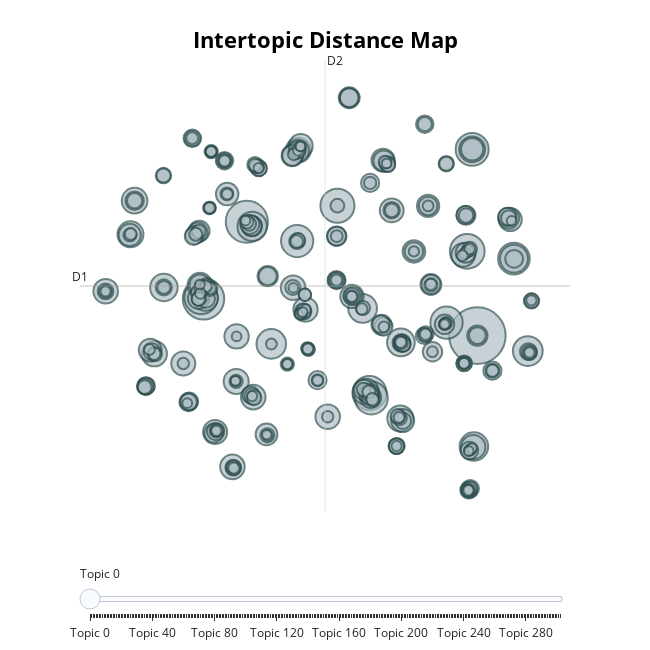

The notebook cell saved with this chart:
### Markdown cell above
This graph shows the 2D representation of the clusters, where the y-axis is the first dimensionality and the x-axis the second dimensionality.

Use the slider to select a topic, which will then light up. Hovering over a topic will give the topic size and its label. If you hold and drag with your mouse pointer you can zoom into the map to analyze the cluster structure.

### Code cell
topic_model.visualize_topics(custom_labels=True)

### Figure 1 — Plotly figure (JSON) as saved in the notebook; plotly's stock layout.template omitted (floating-point values rounded to 4 significant figures; data arrays with more than 128 entries replaced by an {"elided": "..."} marker saying what was removed)
{"data": [{"customdata": {"elided": "303x3 mixed values"}, "hovertemplate": "<b>Topic %{customdata[0]}</b><br>%{customdata[1]}<br>Size: %{customdata[2]}", "legendgroup": "", "marker": {"color": "#B0BEC5", "line": {"color": "DarkSlateGrey", "width": 2}, "size": {"elided": "303 int values"}, "sizemode": "area", "sizeref": 0.1694, "symbol": "circle"}, "mode": "markers", "name": "", "orientation": "v", "showlegend": false, "type": "scatter", "x": {"elided": "303 float values"}, "xaxis": "x", "y": {"elided": "303 float values"}, "yaxis": "y"}], "layout": {"annotations": [{"showarrow": false, "text": "D1", "x": -13.78, "y": 4.989, "yshift": 10}, {"showarrow": false, "text": "D2", "x": 3.506, "xshift": 10, "y": 22.81}], "height": 650, "hoverlabel": {"bgcolor": "white", "font": {"family": "Rockwell", "size": 16}}, "legend": {"itemsizing": "constant", "tracegroupgap": 0}, "margin": {"t": 60}, "shapes": [{"line": {"color": "#CFD8DC", "width": 2}, "type": "line", "x0": 3.506, "x1": 3.506, "y0": -12.83, "y1": 22.81}, {"line": {"color": "#9E9E9E", "width": 2}, "type": "line", "x0": -13.78, "x1": 20.8, "y0": 4.989, "y1": 4.989}], "sliders": [{"active": 0, "pad": {"t": 50}, "steps": [{"args": [{"marker.color": {"elided": "1x303 str values"}}], "label": "Topic 0", "method": "update"}, {"args": [{"marker.color": {"elided": "1x303 str values"}}], "label": "Topic 1", "method": "update"}, {"args": [{"marker.color": {"elided": "1x303 str values"}}], "label": "Topic 2", "method": "update"}, {"args": [{"marker.color": {"elided": "1x303 str values"}}], "label": "Topic 3", "method": "update"}, {"args": [{"marker.color": {"elided": "1x303 str values"}}], "label": "Topic 4", "method": "update"}, {"args": [{"marker.color": {"elided": "1x303 str values"}}], "label": "Topic 5", "method": "update"}, {"args": [{"marker.color": {"elided": "1x303 str values"}}], "label": "Topic 6", "method": "update"}, {"args": [{"marker.color": {"elided": "1x303 str values"}}], "label": "Topic 7", "method": "update"}, {"args": [{"marker.color": {"elided": "1x303 str values"}}], "label": "Topic 8", "method": "update"}, {"args": [{"marker.color": {"elided": "1x303 str values"}}], "label": "Topic 9", "method": "update"}, {"args": [{"marker.color": {"elided": "1x303 str values"}}], "label": "Topic 10", "method": "update"}, {"args": [{"marker.color": {"elided": "1x303 str values"}}], "label": "Topic 11", "method": "update"}, {"args": [{"marker.color": {"elided": "1x303 str values"}}], "label": "Topic 12", "method": "update"}, {"args": [{"marker.color": {"elided": "1x303 str values"}}], "label": "Topic 13", "method": "update"}, {"args": [{"marker.color": {"elided": "1x303 str values"}}], "label": "Topic 14", "method": "update"}, {"args": [{"marker.color": {"elided": "1x303 str values"}}], "label": "Topic 15", "method": "update"}, {"args": [{"marker.color": {"elided": "1x303 str values"}}], "label": "Topic 16", "method": "update"}, {"args": [{"marker.color": {"elided": "1x303 str values"}}], "label": "Topic 17", "method": "update"}, {"args": [{"marker.color": {"elided": "1x303 str values"}}], "label": "Topic 18", "method": "update"}, {"args": [{"marker.color": {"elided": "1x303 str values"}}], "label": "Topic 19", "method": "update"}, {"args": [{"marker.color": {"elided": "1x303 str values"}}], "label": "Topic 20", "method": "update"}, {"args": [{"marker.color": {"elided": "1x303 str values"}}], "label": "Topic 21", "method": "update"}, {"args": [{"marker.color": {"elided": "1x303 str values"}}], "label": "Topic 22", "method": "update"}, {"args": [{"marker.color": {"elided": "1x303 str values"}}], "label": "Topic 23", "method": "update"}, {"args": [{"marker.color": {"elided": "1x303 str values"}}], "label": "Topic 24", "method": "update"}, {"args": [{"marker.color": {"elided": "1x303 str values"}}], "label": "Topic 25", "method": "update"}, {"args": [{"marker.color": {"elided": "1x303 str values"}}], "label": "Topic 26", "method": "update"}, {"args": [{"marker.color": {"elided": "1x303 str values"}}], "label": "Topic 27", "method": "update"}, {"args": [{"marker.color": {"elided": "1x303 str values"}}], "label": "Topic 28", "method": "update"}, {"args": [{"marker.color": {"elided": "1x303 str values"}}], "label": "Topic 29", "method": "update"}, {"args": [{"marker.color": {"elided": "1x303 str values"}}], "label": "Topic 30", "method": "update"}, {"args": [{"marker.color": {"elided": "1x303 str values"}}], "label": "Topic 31", "method": "update"}, {"args": [{"marker.color": {"elided": "1x303 str values"}}], "label": "Topic 32", "method": "update"}, {"args": [{"marker.color": {"elided": "1x303 str values"}}], "label": "Topic 33", "method": "update"}, {"args": [{"marker.color": {"elided": "1x303 str values"}}], "label": "Topic 34", "method": "update"}, {"args": [{"marker.color": {"elided": "1x303 str values"}}], "label": "Topic 35", "method": "update"}, {"args": [{"marker.color": {"elided": "1x303 str values"}}], "label": "Topic 36", "method": "update"}, {"args": [{"marker.color": {"elided": "1x303 str values"}}], "label": "Topic 37", "method": "update"}, {"args": [{"marker.color": {"elided": "1x303 str values"}}], "label": "Topic 38", "method": "update"}, {"args": [{"marker.color": {"elided": "1x303 str values"}}], "label": "Topic 39", "method": "update"}, {"args": [{"marker.color": {"elided": "1x303 str values"}}], "label": "Topic 40", "method": "update"}, {"args": [{"marker.color": {"elided": "1x303 str values"}}], "label": "Topic 41", "method": "update"}, {"args": [{"marker.color": {"elided": "1x303 str values"}}], "label": "Topic 42", "method": "update"}, {"args": [{"marker.color": {"elided": "1x303 str values"}}], "label": "Topic 43", "method": "update"}, {"args": [{"marker.color": {"elided": "1x303 str values"}}], "label": "Topic 44", "method": "update"}, {"args": [{"marker.color": {"elided": "1x303 str values"}}], "label": "Topic 45", "method": "update"}, {"args": [{"marker.color": {"elided": "1x303 str values"}}], "label": "Topic 46", "method": "update"}, {"args": [{"marker.color": {"elided": "1x303 str values"}}], "label": "Topic 47", "method": "update"}, {"args": [{"marker.color": {"elided": "1x303 str values"}}], "label": "Topic 48", "method": "update"}, {"args": [{"marker.color": {"elided": "1x303 str values"}}], "label": "Topic 49", "method": "update"}, {"args": [{"marker.color": {"elided": "1x303 str values"}}], "label": "Topic 50", "method": "update"}, {"args": [{"marker.color": {"elided": "1x303 str values"}}], "label": "Topic 51", "method": "update"}, {"args": [{"marker.color": {"elided": "1x303 str values"}}], "label": "Topic 52", "method": "update"}, {"args": [{"marker.color": {"elided": "1x303 str values"}}], "label": "Topic 53", "method": "update"}, {"args": [{"marker.color": {"elided": "1x303 str values"}}], "label": "Topic 54", "method": "update"}, {"args": [{"marker.color": {"elided": "1x303 str values"}}], "label": "Topic 55", "method": "update"}, {"args": [{"marker.color": {"elided": "1x303 str values"}}], "label": "Topic 56", "method": "update"}, {"args": [{"marker.color": {"elided": "1x303 str values"}}], "label": "Topic 57", "method": "update"}, {"args": [{"marker.color": {"elided": "1x303 str values"}}], "label": "Topic 58", "method": "update"}, {"args": [{"marker.color": {"elided": "1x303 str values"}}], "label": "Topic 59", "method": "update"}, {"args": [{"marker.color": {"elided": "1x303 str values"}}], "label": "Topic 60", "method": "update"}, {"args": [{"marker.color": {"elided": "1x303 str values"}}], "label": "Topic 61", "method": "update"}, {"args": [{"marker.color": {"elided": "1x303 str values"}}], "label": "Topic 62", "method": "update"}, {"args": [{"marker.color": {"elided": "1x303 str values"}}], "label": "Topic 63", "method": "update"}, {"args": [{"marker.color": {"elided": "1x303 str values"}}], "label": "Topic 64", "method": "update"}, {"args": [{"marker.color": {"elided": "1x303 str values"}}], "label": "Topic 65", "method": "update"}, {"args": [{"marker.color": {"elided": "1x303 str values"}}], "label": "Topic 66", "method": "update"}, {"args": [{"marker.color": {"elided": "1x303 str values"}}], "label": "Topic 67", "method": "update"}, {"args": [{"marker.color": {"elided": "1x303 str values"}}], "label": "Topic 68", "method": "update"}, {"args": [{"marker.color": {"elided": "1x303 str values"}}], "label": "Topic 69", "method": "update"}, {"args": [{"marker.color": {"elided": "1x303 str values"}}], "label": "Topic 70", "method": "update"}, {"args": [{"marker.color": {"elided": "1x303 str values"}}], "label": "Topic 71", "method": "update"}, {"args": [{"marker.color": {"elided": "1x303 str values"}}], "label": "Topic 72", "method": "update"}, {"args": [{"marker.color": {"elided": "1x303 str values"}}], "label": "Topic 73", "method": "update"}, {"args": [{"marker.color": {"elided": "1x303 str values"}}], "label": "Topic 74", "method": "update"}, {"args": [{"marker.color": {"elided": "1x303 str values"}}], "label": "Topic 75", "method": "update"}, {"args": [{"marker.color": {"elided": "1x303 str values"}}], "label": "Topic 76", "method": "update"}, {"args": [{"marker.color": {"elided": "1x303 str values"}}], "label": "Topic 77", "method": "update"}, {"args": [{"marker.color": {"elided": "1x303 str values"}}], "label": "Topic 78", "method": "update"}, {"args": [{"marker.color": {"elided": "1x303 str values"}}], "label": "Topic 79", "method": "update"}, {"args": [{"marker.color": {"elided": "1x303 str values"}}], "label": "Topic 80", "method": "update"}, {"args": [{"marker.color": {"elided": "1x303 str values"}}], "label": "Topic 81", "method": "update"}, {"args": [{"marker.color": {"elided": "1x303 str values"}}], "label": "Topic 82", "method": "update"}, {"args": [{"marker.color": {"elided": "1x303 str values"}}], "label": "Topic 83", "method": "update"}, {"args": [{"marker.color": {"elided": "1x303 str values"}}], "label": "Topic 84", "method": "update"}, {"args": [{"marker.color": {"elided": "1x303 str values"}}], "label": "Topic 85", "method": "update"}, {"args": [{"marker.color": {"elided": "1x303 str values"}}], "label": "Topic 86", "method": "update"}, {"args": [{"marker.color": {"elided": "1x303 str values"}}], "label": "Topic 87", "method": "update"}, {"args": [{"marker.color": {"elided": "1x303 str values"}}], "label": "Topic 88", "method": "update"}, {"args": [{"marker.color": {"elided": "1x303 str values"}}], "label": "Topic 89", "method": "update"}, {"args": [{"marker.color": {"elided": "1x303 str values"}}], "label": "Topic 90", "method": "update"}, {"args": [{"marker.color": {"elided": "1x303 str values"}}], "label": "Topic 91", "method": "update"}, {"args": [{"marker.color": {"elided": "1x303 str values"}}], "label": "Topic 92", "method": "update"}, {"args": [{"marker.color": {"elided": "1x303 str values"}}], "label": "Topic 93", "method": "update"}, {"args": [{"marker.color": {"elided": "1x303 str values"}}], "label": "Topic 94", "method": "update"}, {"args": [{"marker.color": {"elided": "1x303 str values"}}], "label": "Topic 95", "method": "update"}, {"args": [{"marker.color": {"elided": "1x303 str values"}}], "label": "Topic 96", "method": "update"}, {"args": [{"marker.color": {"elided": "1x303 str values"}}], "label": "Topic 97", "method": "update"}, {"args": [{"marker.color": {"elided": "1x303 str values"}}], "label": "Topic 98", "method": "update"}, {"args": [{"marker.color": {"elided": "1x303 str values"}}], "label": "Topic 99", "method": "update"}, {"args": [{"marker.color": {"elided": "1x303 str values"}}], "label": "Topic 100", "method": "update"}, {"args": [{"marker.color": {"elided": "1x303 str values"}}], "label": "Topic 101", "method": "update"}, {"args": [{"marker.color": {"elided": "1x303 str values"}}], "label": "Topic 102", "method": "update"}, {"args": [{"marker.color": {"elided": "1x303 str values"}}], "label": "Topic 103", "method": "update"}, {"args": [{"marker.color": {"elided": "1x303 str values"}}], "label": "Topic 104", "method": "update"}, {"args": [{"marker.color": {"elided": "1x303 str values"}}], "label": "Topic 105", "method": "update"}, {"args": [{"marker.color": {"elided": "1x303 str values"}}], "label": "Topic 106", "method": "update"}, {"args": [{"marker.color": {"elided": "1x303 str values"}}], "label": "Topic 107", "method": "update"}, {"args": [{"marker.color": {"elided": "1x303 str values"}}], "label": "Topic 108", "method": "update"}, {"args": [{"marker.color": {"elided": "1x303 str values"}}], "label": "Topic 109", "method": "update"}, {"args": [{"marker.color": {"elided": "1x303 str values"}}], "label": "Topic 110", "method": "update"}, {"args": [{"marker.color": {"elided": "1x303 str values"}}], "label": "Topic 111", "method": "update"}, {"args": [{"marker.color": {"elided": "1x303 str values"}}], "label": "Topic 112", "method": "update"}, {"args": [{"marker.color": {"elided": "1x303 str values"}}], "label": "Topic 113", "method": "update"}, {"args": [{"marker.color": {"elided": "1x303 str values"}}], "label": "Topic 114", "method": "update"}, {"args": [{"marker.color": {"elided": "1x303 str values"}}], "label": "Topic 115", "method": "update"}, {"args": [{"marker.color": {"elided": "1x303 str values"}}], "label": "Topic 116", "method": "update"}, {"args": [{"marker.color": {"elided": "1x303 str values"}}], "label": "Topic 117", "method": "update"}, {"args": [{"marker.color": {"elided": "1x303 str values"}}], "label": "Topic 118", "method": "update"}, {"args": [{"marker.color": {"elided": "1x303 str values"}}], "label": "Topic 119", "method": "update"}, {"args": [{"marker.color": {"elided": "1x303 str values"}}], "label": "Topic 120", "method": "update"}, {"args": [{"marker.color": {"elided": "1x303 str values"}}], "label": "Topic 121", "method": "update"}, {"args": [{"marker.color": {"elided": "1x303 str values"}}], "label": "Topic 122", "method": "update"}, {"args": [{"marker.color": {"elided": "1x303 str values"}}], "label": "Topic 123", "method": "update"}, {"args": [{"marker.color": {"elided": "1x303 str values"}}], "label": "Topic 124", "method": "update"}, {"args": [{"marker.color": {"elided": "1x303 str values"}}], "label": "Topic 125", "method": "update"}, {"args": [{"marker.color": {"elided": "1x303 str values"}}], "label": "Topic 126", "method": "update"}, {"args": [{"marker.color": {"elided": "1x303 str values"}}], "label": "Topic 127", "method": "update"}, {"args": [{"marker.color": {"elided": "1x303 str values"}}], "label": "Topic 128", "method": "update"}, {"args": [{"marker.color": {"elided": "1x303 str values"}}], "label": "Topic 129", "method": "update"}, {"args": [{"marker.color": {"elided": "1x303 str values"}}], "label": "Topic 130", "method": "update"}, {"args": [{"marker.color": {"elided": "1x303 str values"}}], "label": "Topic 131", "method": "update"}, {"args": [{"marker.color": {"elided": "1x303 str values"}}], "label": "Topic 132", "method": "update"}, {"args": [{"marker.color": {"elided": "1x303 str values"}}], "label": "Topic 133", "method": "update"}, {"args": [{"marker.color": {"elided": "1x303 str values"}}], "label": "Topic 134", "method": "update"}, {"args": [{"marker.color": {"elided": "1x303 str values"}}], "label": "Topic 135", "method": "update"}, {"args": [{"marker.color": {"elided": "1x303 str values"}}], "label": "Topic 136", "method": "update"}, {"args": [{"marker.color": {"elided": "1x303 str values"}}], "label": "Topic 137", "method": "update"}, {"args": [{"marker.color": {"elided": "1x303 str values"}}], "label": "Topic 138", "method": "update"}, {"args": [{"marker.color": {"elided": "1x303 str values"}}], "label": "Topic 139", "method": "update"}, {"args": [{"marker.color": {"elided": "1x303 str values"}}], "label": "Topic 140", "method": "update"}, {"args": [{"marker.color": {"elided": "1x303 str values"}}], "label": "Topic 141", "method": "update"}, {"args": [{"marker.color": {"elided": "1x303 str values"}}], "label": "Topic 142", "method": "update"}, {"args": [{"marker.color": {"elided": "1x303 str values"}}], "label": "Topic 143", "method": "update"}, {"args": [{"marker.color": {"elided": "1x303 str values"}}], "label": "Topic 144", "method": "update"}, {"args": [{"marker.color": {"elided": "1x303 str values"}}], "label": "Topic 145", "method": "update"}, {"args": [{"marker.color": {"elided": "1x303 str values"}}], "label": "Topic 146", "method": "update"}, {"args": [{"marker.color": {"elided": "1x303 str values"}}], "label": "Topic 147", "method": "update"}, {"args": [{"marker.color": {"elided": "1x303 str values"}}], "label": "Topic 148", "method": "update"}, {"args": [{"marker.color": {"elided": "1x303 str values"}}], "label": "Topic 149", "method": "update"}, {"args": [{"marker.color": {"elided": "1x303 str values"}}], "label": "Topic 150", "method": "update"}, {"args": [{"marker.color": {"elided": "1x303 str values"}}], "label": "Topic 151", "method": "update"}, {"args": [{"marker.color": {"elided": "1x303 str values"}}], "label": "Topic 152", "method": "update"}, {"args": [{"marker.color": {"elided": "1x303 str values"}}], "label": "Topic 153", "method": "update"}, {"args": [{"marker.color": {"elided": "1x303 str values"}}], "label": "Topic 154", "method": "update"}, {"args": [{"marker.color": {"elided": "1x303 str values"}}], "label": "Topic 155", "method": "update"}, {"args": [{"marker.color": {"elided": "1x303 str values"}}], "label": "Topic 156", "method": "update"}, {"args": [{"marker.color": {"elided": "1x303 str values"}}], "label": "Topic 157", "method": "update"}, {"args": [{"marker.color": {"elided": "1x303 str values"}}], "label": "Topic 158", "method": "update"}, {"args": [{"marker.color": {"elided": "1x303 str values"}}], "label": "Topic 159", "method": "update"}, {"args": [{"marker.color": {"elided": "1x303 str values"}}], "label": "Topic 160", "method": "update"}, {"args": [{"marker.color": {"elided": "1x303 str values"}}], "label": "Topic 161", "method": "update"}, {"args": [{"marker.color": {"elided": "1x303 str values"}}], "label": "Topic 162", "method": "update"}, {"args": [{"marker.color": {"elided": "1x303 str values"}}], "label": "Topic 163", "method": "update"}, {"args": [{"marker.color": {"elided": "1x303 str values"}}], "label": "Topic 164", "method": "update"}, {"args": [{"marker.color": {"elided": "1x303 str values"}}], "label": "Topic 165", "method": "update"}, {"args": [{"marker.color": {"elided": "1x303 str values"}}], "label": "Topic 166", "method": "update"}, {"args": [{"marker.color": {"elided": "1x303 str values"}}], "label": "Topic 167", "method": "update"}, {"args": [{"marker.color": {"elided": "1x303 str values"}}], "label": "Topic 168", "method": "update"}, {"args": [{"marker.color": {"elided": "1x303 str values"}}], "label": "Topic 169", "method": "update"}, {"args": [{"marker.color": {"elided": "1x303 str values"}}], "label": "Topic 170", "method": "update"}, {"args": [{"marker.color": {"elided": "1x303 str values"}}], "label": "Topic 171", "method": "update"}, {"args": [{"marker.color": {"elided": "1x303 str values"}}], "label": "Topic 172", "method": "update"}, {"args": [{"marker.color": {"elided": "1x303 str values"}}], "label": "Topic 173", "method": "update"}, {"args": [{"marker.color": {"elided": "1x303 str values"}}], "label": "Topic 174", "method": "update"}, {"args": [{"marker.color": {"elided": "1x303 str values"}}], "label": "Topic 175", "method": "update"}, {"args": [{"marker.color": {"elided": "1x303 str values"}}], "label": "Topic 176", "method": "update"}, {"args": [{"marker.color": {"elided": "1x303 str values"}}], "label": "Topic 177", "method": "update"}, {"args": [{"marker.color": {"elided": "1x303 str values"}}], "label": "Topic 178", "method": "update"}, {"args": [{"marker.color": {"elided": "1x303 str values"}}], "label": "Topic 179", "method": "update"}, {"args": [{"marker.color": {"elided": "1x303 str values"}}], "label": "Topic 180", "method": "update"}, {"args": [{"marker.color": {"elided": "1x303 str values"}}], "label": "Topic 181", "method": "update"}, {"args": [{"marker.color": {"elided": "1x303 str values"}}], "label": "Topic 182", "method": "update"}, {"args": [{"marker.color": {"elided": "1x303 str values"}}], "label": "Topic 183", "method": "update"}, {"args": [{"marker.color": {"elided": "1x303 str values"}}], "label": "Topic 184", "method": "update"}, {"args": [{"marker.color": {"elided": "1x303 str values"}}], "label": "Topic 185", "method": "update"}, {"args": [{"marker.color": {"elided": "1x303 str values"}}], "label": "Topic 186", "method": "update"}, {"args": [{"marker.color": {"elided": "1x303 str values"}}], "label": "Topic 187", "method": "update"}, {"args": [{"marker.color": {"elided": "1x303 str values"}}], "label": "Topic 188", "method": "update"}, {"args": [{"marker.color": {"elided": "1x303 str values"}}], "label": "Topic 189", "method": "update"}, {"args": [{"marker.color": {"elided": "1x303 str values"}}], "label": "Topic 190", "method": "update"}, {"args": [{"marker.color": {"elided": "1x303 str values"}}], "label": "Topic 191", "method": "update"}, {"args": [{"marker.color": {"elided": "1x303 str values"}}], "label": "Topic 192", "method": "update"}, {"args": [{"marker.color": {"elided": "1x303 str values"}}], "label": "Topic 193", "method": "update"}, {"args": [{"marker.color": {"elided": "1x303 str values"}}], "label": "Topic 194", "method": "update"}, {"args": [{"marker.color": {"elided": "1x303 str values"}}], "label": "Topic 195", "method": "update"}, {"args": [{"marker.color": {"elided": "1x303 str values"}}], "label": "Topic 196", "method": "update"}, {"args": [{"marker.color": {"elided": "1x303 str values"}}], "label": "Topic 197", "method": "update"}, {"args": [{"marker.color": {"elided": "1x303 str values"}}], "label": "Topic 198", "method": "update"}, {"args": [{"marker.color": {"elided": "1x303 str values"}}], "label": "Topic 199", "method": "update"}, {"args": [{"marker.color": {"elided": "1x303 str values"}}], "label": "Topic 200", "method": "update"}, {"args": [{"marker.color": {"elided": "1x303 str values"}}], "label": "Topic 201", "method": "update"}, {"args": [{"marker.color": {"elided": "1x303 str values"}}], "label": "Topic 202", "method": "update"}, {"args": [{"marker.color": {"elided": "1x303 str values"}}], "label": "Topic 203", "method": "update"}, {"args": [{"marker.color": {"elided": "1x303 str values"}}], "label": "Topic 204", "method": "update"}, {"args": [{"marker.color": {"elided": "1x303 str values"}}], "label": "Topic 205", "method": "update"}, {"args": [{"marker.color": {"elided": "1x303 str values"}}], "label": "Topic 206", "method": "update"}, {"args": [{"marker.color": {"elided": "1x303 str values"}}], "label": "Topic 207", "method": "update"}, {"args": [{"marker.color": {"elided": "1x303 str values"}}], "label": "Topic 208", "method": "update"}, {"args": [{"marker.color": {"elided": "1x303 str values"}}], "label": "Topic 209", "method": "update"}, {"args": [{"marker.color": {"elided": "1x303 str values"}}], "label": "Topic 210", "method": "update"}, {"args": [{"marker.color": {"elided": "1x303 str values"}}], "label": "Topic 211", "method": "update"}, {"args": [{"marker.color": {"elided": "1x303 str values"}}], "label": "Topic 212", "method": "update"}, {"args": [{"marker.color": {"elided": "1x303 str values"}}], "label": "Topic 213", "method": "update"}, {"args": [{"marker.color": {"elided": "1x303 str values"}}], "label": "Topic 214", "method": "update"}, {"args": [{"marker.color": {"elided": "1x303 str values"}}], "label": "Topic 215", "method": "update"}, {"args": [{"marker.color": {"elided": "1x303 str values"}}], "label": "Topic 216", "method": "update"}, {"args": [{"marker.color": {"elided": "1x303 str values"}}], "label": "Topic 217", "method": "update"}, {"args": [{"marker.color": {"elided": "1x303 str values"}}], "label": "Topic 218", "method": "update"}, {"args": [{"marker.color": {"elided": "1x303 str values"}}], "label": "Topic 219", "method": "update"}, {"args": [{"marker.color": {"elided": "1x303 str values"}}], "label": "Topic 220", "method": "update"}, {"args": [{"marker.color": {"elided": "1x303 str values"}}], "label": "Topic 221", "method": "update"}, {"args": [{"marker.color": {"elided": "1x303 str values"}}], "label": "Topic 222", "method": "update"}, {"args": [{"marker.color": {"elided": "1x303 str values"}}], "label": "Topic 223", "method": "update"}, {"args": [{"marker.color": {"elided": "1x303 str values"}}], "label": "Topic 224", "method": "update"}, {"args": [{"marker.color": {"elided": "1x303 str values"}}], "label": "Topic 225", "method": "update"}, {"args": [{"marker.color": {"elided": "1x303 str values"}}], "label": "Topic 226", "method": "update"}, {"args": [{"marker.color": {"elided": "1x303 str values"}}], "label": "Topic 227", "method": "update"}, {"args": [{"marker.color": {"elided": "1x303 str values"}}], "label": "Topic 228", "method": "update"}, {"args": [{"marker.color": {"elided": "1x303 str values"}}], "label": "Topic 229", "method": "update"}, {"args": [{"marker.color": {"elided": "1x303 str values"}}], "label": "Topic 230", "method": "update"}, {"args": [{"marker.color": {"elided": "1x303 str values"}}], "label": "Topic 231", "method": "update"}, {"args": [{"marker.color": {"elided": "1x303 str values"}}], "label": "Topic 232", "method": "update"}, {"args": [{"marker.color": {"elided": "1x303 str values"}}], "label": "Topic 233", "method": "update"}, {"args": [{"marker.color": {"elided": "1x303 str values"}}], "label": "Topic 234", "method": "update"}, {"args": [{"marker.color": {"elided": "1x303 str values"}}], "label": "Topic 235", "method": "update"}, {"args": [{"marker.color": {"elided": "1x303 str values"}}], "label": "Topic 236", "method": "update"}, {"args": [{"marker.color": {"elided": "1x303 str values"}}], "label": "Topic 237", "method": "update"}, {"args": [{"marker.color": {"elided": "1x303 str values"}}], "label": "Topic 238", "method": "update"}, {"args": [{"marker.color": {"elided": "1x303 str values"}}], "label": "Topic 239", "method": "update"}, {"args": [{"marker.color": {"elided": "1x303 str values"}}], "label": "Topic 240", "method": "update"}, {"args": [{"marker.color": {"elided": "1x303 str values"}}], "label": "Topic 241", "method": "update"}, {"args": [{"marker.color": {"elided": "1x303 str values"}}], "label": "Topic 242", "method": "update"}, {"args": [{"marker.color": {"elided": "1x303 str values"}}], "label": "Topic 243", "method": "update"}, {"args": [{"marker.color": {"elided": "1x303 str values"}}], "label": "Topic 244", "method": "update"}, {"args": [{"marker.color": {"elided": "1x303 str values"}}], "label": "Topic 245", "method": "update"}, {"args": [{"marker.color": {"elided": "1x303 str values"}}], "label": "Topic 246", "method": "update"}, {"args": [{"marker.color": {"elided": "1x303 str values"}}], "label": "Topic 247", "method": "update"}, {"args": [{"marker.color": {"elided": "1x303 str values"}}], "label": "Topic 248", "method": "update"}, {"args": [{"marker.color": {"elided": "1x303 str values"}}], "label": "Topic 249", "method": "update"}, {"args": [{"marker.color": {"elided": "1x303 str values"}}], "label": "Topic 250", "method": "update"}, {"args": [{"marker.color": {"elided": "1x303 str values"}}], "label": "Topic 251", "method": "update"}, {"args": [{"marker.color": {"elided": "1x303 str values"}}], "label": "Topic 252", "method": "update"}, {"args": [{"marker.color": {"elided": "1x303 str values"}}], "label": "Topic 253", "method": "update"}, {"args": [{"marker.color": {"elided": "1x303 str values"}}], "label": "Topic 254", "method": "update"}, {"args": [{"marker.color": {"elided": "1x303 str values"}}], "label": "Topic 255", "method": "update"}, {"args": [{"marker.color": {"elided": "1x303 str values"}}], "label": "Topic 256", "method": "update"}, {"args": [{"marker.color": {"elided": "1x303 str values"}}], "label": "Topic 257", "method": "update"}, {"args": [{"marker.color": {"elided": "1x303 str values"}}], "label": "Topic 258", "method": "update"}, {"args": [{"marker.color": {"elided": "1x303 str values"}}], "label": "Topic 259", "method": "update"}, {"args": [{"marker.color": {"elided": "1x303 str values"}}], "label": "Topic 260", "method": "update"}, {"args": [{"marker.color": {"elided": "1x303 str values"}}], "label": "Topic 261", "method": "update"}, {"args": [{"marker.color": {"elided": "1x303 str values"}}], "label": "Topic 262", "method": "update"}, {"args": [{"marker.color": {"elided": "1x303 str values"}}], "label": "Topic 263", "method": "update"}, {"args": [{"marker.color": {"elided": "1x303 str values"}}], "label": "Topic 264", "method": "update"}, {"args": [{"marker.color": {"elided": "1x303 str values"}}], "label": "Topic 265", "method": "update"}, {"args": [{"marker.color": {"elided": "1x303 str values"}}], "label": "Topic 266", "method": "update"}, {"args": [{"marker.color": {"elided": "1x303 str values"}}], "label": "Topic 267", "method": "update"}, {"args": [{"marker.color": {"elided": "1x303 str values"}}], "label": "Topic 268", "method": "update"}, {"args": [{"marker.color": {"elided": "1x303 str values"}}], "label": "Topic 269", "method": "update"}, {"args": [{"marker.color": {"elided": "1x303 str values"}}], "label": "Topic 270", "method": "update"}, {"args": [{"marker.color": {"elided": "1x303 str values"}}], "label": "Topic 271", "method": "update"}, {"args": [{"marker.color": {"elided": "1x303 str values"}}], "label": "Topic 272", "method": "update"}, {"args": [{"marker.color": {"elided": "1x303 str values"}}], "label": "Topic 273", "method": "update"}, {"args": [{"marker.color": {"elided": "1x303 str values"}}], "label": "Topic 274", "method": "update"}, {"args": [{"marker.color": {"elided": "1x303 str values"}}], "label": "Topic 275", "method": "update"}, {"args": [{"marker.color": {"elided": "1x303 str values"}}], "label": "Topic 276", "method": "update"}, {"args": [{"marker.color": {"elided": "1x303 str values"}}], "label": "Topic 277", "method": "update"}, {"args": [{"marker.color": {"elided": "1x303 str values"}}], "label": "Topic 278", "method": "update"}, {"args": [{"marker.color": {"elided": "1x303 str values"}}], "label": "Topic 279", "method": "update"}, {"args": [{"marker.color": {"elided": "1x303 str values"}}], "label": "Topic 280", "method": "update"}, {"args": [{"marker.color": {"elided": "1x303 str values"}}], "label": "Topic 281", "method": "update"}, {"args": [{"marker.color": {"elided": "1x303 str values"}}], "label": "Topic 282", "method": "update"}, {"args": [{"marker.color": {"elided": "1x303 str values"}}], "label": "Topic 283", "method": "update"}, {"args": [{"marker.color": {"elided": "1x303 str values"}}], "label": "Topic 284", "method": "update"}, {"args": [{"marker.color": {"elided": "1x303 str values"}}], "label": "Topic 285", "method": "update"}, {"args": [{"marker.color": {"elided": "1x303 str values"}}], "label": "Topic 286", "method": "update"}, {"args": [{"marker.color": {"elided": "1x303 str values"}}], "label": "Topic 287", "method": "update"}, {"args": [{"marker.color": {"elided": "1x303 str values"}}], "label": "Topic 288", "method": "update"}, {"args": [{"marker.color": {"elided": "1x303 str values"}}], "label": "Topic 289", "method": "update"}, {"args": [{"marker.color": {"elided": "1x303 str values"}}], "label": "Topic 290", "method": "update"}, {"args": [{"marker.color": {"elided": "1x303 str values"}}], "label": "Topic 291", "method": "update"}, {"args": [{"marker.color": {"elided": "1x303 str values"}}], "label": "Topic 292", "method": "update"}, {"args": [{"marker.color": {"elided": "1x303 str values"}}], "label": "Topic 293", "method": "update"}, {"args": [{"marker.color": {"elided": "1x303 str values"}}], "label": "Topic 294", "method": "update"}, {"args": [{"marker.color": {"elided": "1x303 str values"}}], "label": "Topic 295", "method": "update"}, {"args": [{"marker.color": {"elided": "1x303 str values"}}], "label": "Topic 296", "method": "update"}, {"args": [{"marker.color": {"elided": "1x303 str values"}}], "label": "Topic 297", "method": "update"}, {"args": [{"marker.color": {"elided": "1x303 str values"}}], "label": "Topic 298", "method": "update"}, {"args": [{"marker.color": {"elided": "1x303 str values"}}], "label": "Topic 299", "method": "update"}, {"args": [{"marker.color": {"elided": "1x303 str values"}}], "label": "Topic 300", "method": "update"}, {"args": [{"marker.color": {"elided": "1x303 str values"}}], "label": "Topic 301", "method": "update"}, {"args": [{"marker.color": {"elided": "1x303 str values"}}], "label": "Topic 302", "method": "update"}]}], "title": {"font": {"color": "Black", "size": 22}, "text": "<b>Intertopic Distance Map</b>", "x": 0.5, "xanchor": "center", "y": 0.95, "yanchor": "top"}, "width": 650, "xaxis": {"anchor": "y", "domain": [0, 1], "range": [-13.78, 20.8], "title": {"text": ""}, "visible": false}, "yaxis": {"anchor": "x", "domain": [0, 1], "range": [-12.83, 22.81], "title": {"text": ""}, "visible": false}}}
